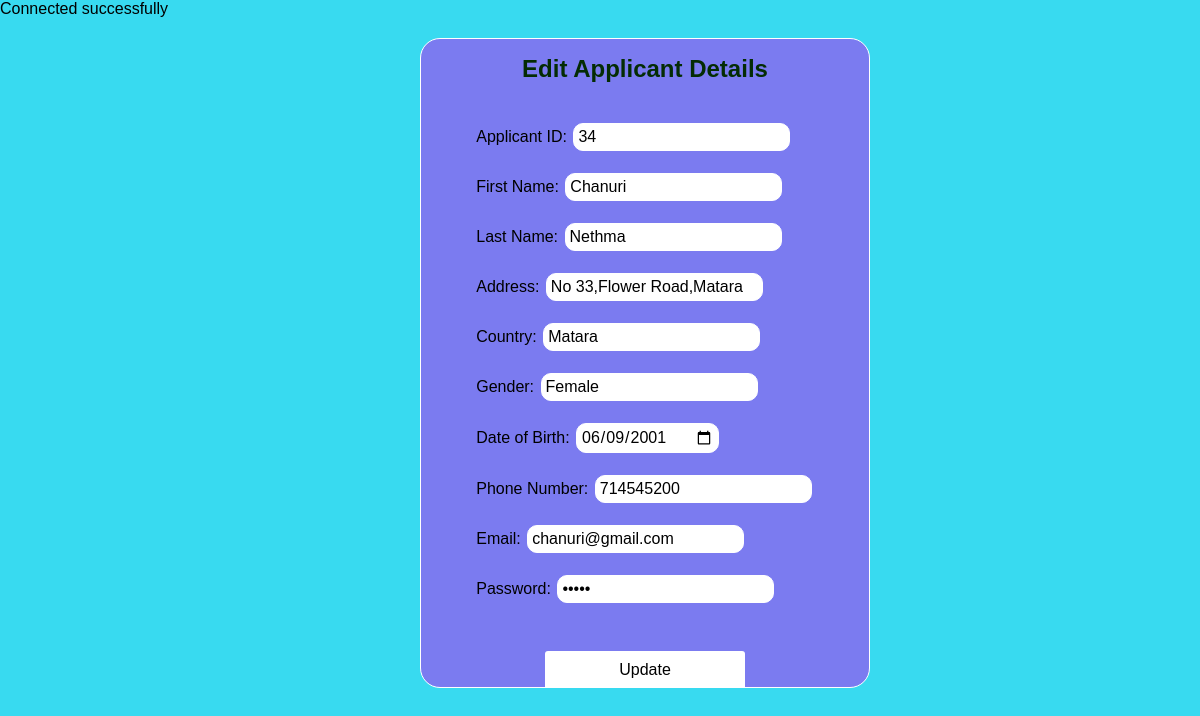
Screenshot of /editDetails.php?id=34 with the database file from the repository.
### tables this page shows
CREATE TABLE `applicant` (
  `applicant_id` int(11) NOT NULL,
  `first_name` varchar(20) NOT NULL,
  `last_name` varchar(20) NOT NULL,
  `address` varchar(100) NOT NULL,
  `country` varchar(20) NOT NULL,
  `gender` varchar(10) NOT NULL,
  `dob` date NOT NULL,
  `contact_no` int(10) NOT NULL,
  `email` varchar(50) NOT NULL,
  `password` varchar(10) NOT NULL
);

### editDetails.php (the view, shortened to what this page needs)
<?php
include 'config.php';
        $applicant_id = $_GET['id'];
        $sql = "SELECT * FROM `applicant` WHERE `applicant_id` = '$applicant_id'";
        $result = mysqli_query($conn, $sql);
        $row = mysqli_fetch_assoc($result);
        $first_name = $row['first_name'];
        $last_name = $row['last_name'];
        $address = $row['address'];
        $country = $row['country'];
        $gender = $row['gender'];
        $dob = $row['dob'];
        $contact_no = $row['contact_no'];
        $email = $row['email'];
        $password = $row['password'];
?>
<!DOCTYPE html>
<html>
<head>
    <link rel="stylesheet" href="../css/editstyle.css">
</head>
<body>
<div class="container">
                <form action="updateDetails.php" method="POST">
                <h2>Edit Applicant Details</h2>
                <br>
                Applicant ID:
            <input type="text" id="applicant_id" name="applicant_id" value="<?php echo $applicant_id; ?>" readonly><br>
            <br>
            First Name:
            <input type="text" id="first_name" name="first_name" value="<?php echo $first_name; ?>"><br>
            <br>
            Last Name:
            <input type="text" id="last_name" name="last_name" value="<?php echo $last_name; ?>"><br><br>
           Address:
            <input type="text" id="address" name="address" value="<?php echo $address; ?>"><br><br>
           Country:
            <input type="text" id="country" name="country" value="<?php echo $country; ?>"><br><br>
            Gender:
            <input type="text" id="gender" name="gender" value="<?php echo $gender; ?>"><br><br>
            Date of Birth:
            <input type="date" id="dob" name="dob" value="<?php echo $dob; ?>"><br><br>
          Phone Number:
            <input type="text" id="contact_no" name="contact_no" value="<?php echo $contact_no; ?>"><br><br>
            Email:
            <input type="email" id="email" name="email" value="<?php echo $email; ?>"><br><br>
            Password:
            <input type="password" id="password" name="password" value="<?php echo $password; ?>"><br><br><br>
            <center><input type="submit" value="Update" id="submitBtn"></center>
                </form>
            </div>
</body>

### editstyle.css (style rules this page uses)
* { margin: 0; padding: 0; box-sizing: border-box; font-family: Arial, Helvetica, sans-serif; }
body { background: hwb(187 22% 6%); min-height: 100vh; display: flex; flex-direction: column; opacity: 0; animation: pageLoadAnimation 1s forwards; }
h2 { color: rgb(4, 44, 4); text-align: center; padding: 20px; font-family: sans-serif; }
.container { position: relative; width: 450px; height: 650px; background: rgb(123, 123, 240); margin-top: 20px; margin-left: 420px; border: 1px solid white; border-radius: 20px; backdrop-filter: blur(20px); display: flex; justify-content: center; align-items: center; overflow: hidden; animation: fadeIn 1s ease-in-out; }
input { padding: 4px; margin: 2px; font-size: 16px; border-radius: 10px; border: 1px solid white; color: black; }
#submitBtn { display: block; width: 200px; margin-top: 10px; font-size: 16px; padding: 10px; border: none; border-radius: 3px; color: black; background: white; }

### rows the page displays
applicant: first_name "Chanuri", last_name "Nethma", address "No 33,Flower Road,Matara", country "Matara", gender "Female", dob "06/09/2001", contact_no "714545200", email "chanuri@gmail.com"
